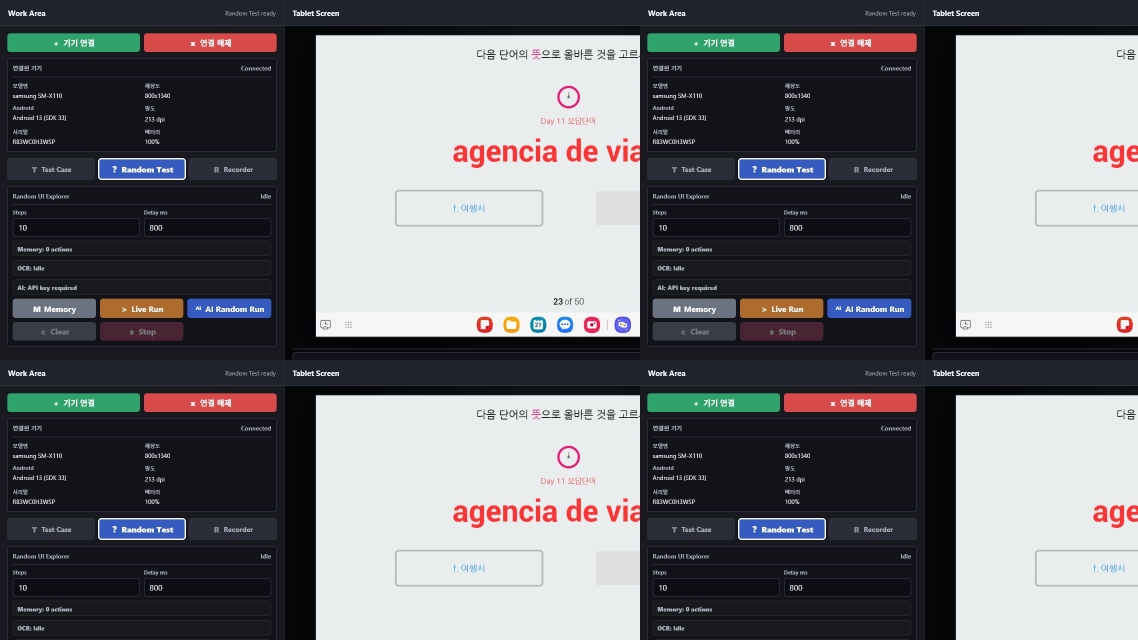
#> input picture ppt_assets/random-test-ui.png, 2275 x 1280 px (shown at 1/2 size)
$ python -i premium_check.py   (imports and definitions only)
#> lines starting #> are read from the running program, lines starting #| are printed output that depends on the picture; after the words box and inside, x2 and y2 are one past the last pixel; in counts of white or black regions, pixels touching at a corner belong together
#> further down, picture is the input picture: PIL image 2275x1280 RGB; mean R, G, B 108.6, 109.2, 113.5
import hashlib
import io
import re
import subprocess
import time
import xml.etree.ElementTree as ET
from pathlib import Path

from PIL import Image

PACKAGE = "com.weaversmind.tjp2"
FIELDS = ("tvCheckTermJp", "tvCheckTermKo", "tvCheckDescription")


class Unobservable(Exception):
    """No defensible device verdict for the requested screen."""


def nodes(root, rid):
    return [n for n in root.iter("node") if n.get("resource-id") == PACKAGE + ":id/" + rid]


# [31 lines left out: functions one, text_of, bounds, signature, not called in this run]


class Device:
    def __init__(self, serial):
        self.serial = serial
        self.last_capture = None

    # [254 lines left out: functions adb, version, read, tap, stage, check_text and 1 more, not called in this run]


def glyph_mask(im):
    gray = im.convert("L")
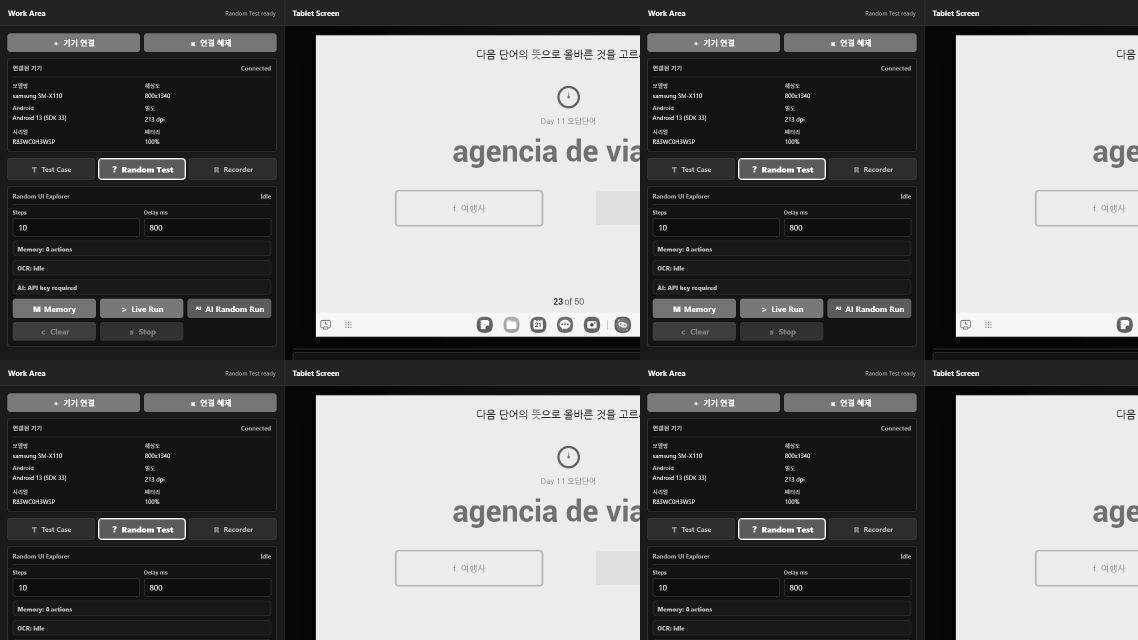
#> gray: PIL image 2275x1280 L (shown at 1/2 size); min 0, max 255, mean 109.5
    # Learner subtitles are white on a dark bubble; other speakers use dark ink.
    dark = sum(gray.histogram()[:128]) > gray.width*gray.height/2
#> dark = True
    mask = gray.point(lambda v: 255 if (v > 195 if dark else v < 170) else 0)
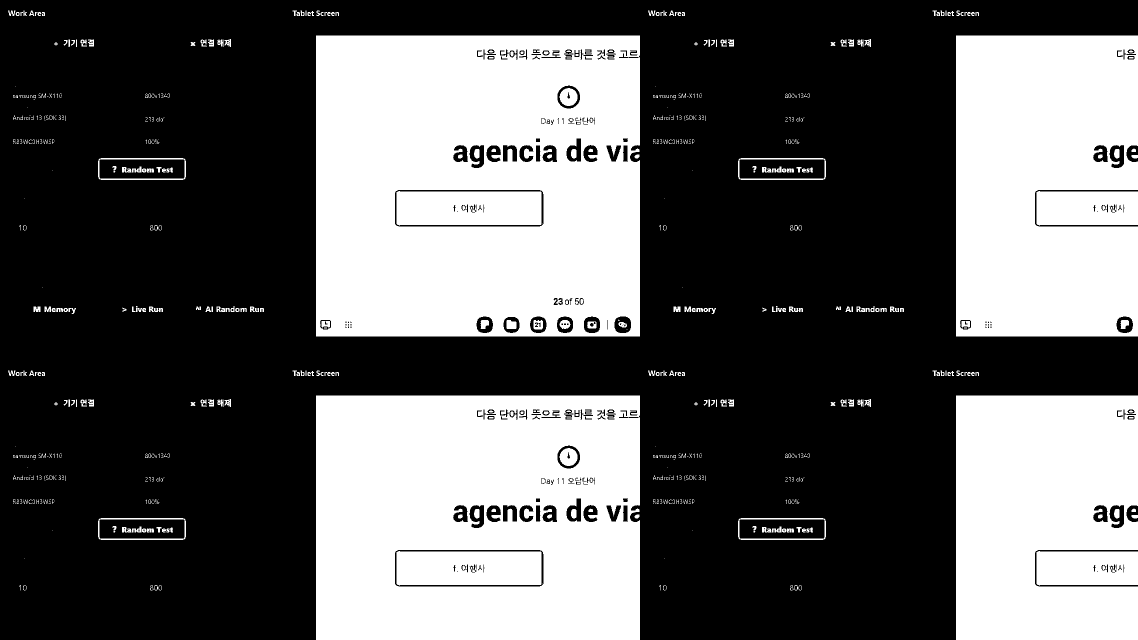
#> mask: PIL image 2275x1280 L (shown at 1/2 size); 37.3% white; 721 white regions (388 under 20 px), largest, box (x1, y1, x2, y2) and area: (632, 71, 1280, 673) 350355, (632, 791, 1280, 1280) 283357, (1912, 71, 2275, 673) 199530
    box = mask.getbbox()
#> box = (16, 21, 2275, 1280)
    if not box:
        raise Unobservable("일본어 표시 영역에 판독할 글자가 없습니다.")
    return mask.crop(box)
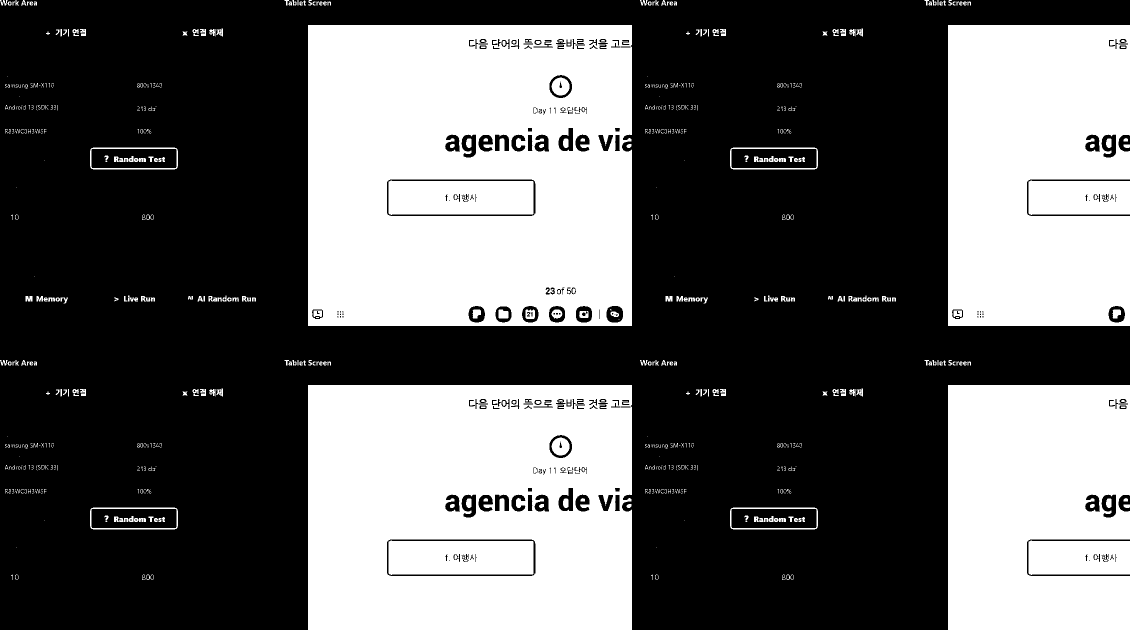
#> returned value: PIL image 2259x1259 L (shown at 1/2 size); 38.2% white; 721 white regions (388 under 20 px), largest, box (x1, y1, x2, y2) and area: (616, 50, 1264, 652) 350355, (616, 770, 1264, 1259) 283357, (1896, 50, 2259, 652) 199530


# [37 lines left out: function matches_lines, not called in this run]

>>> from PIL import Image
>>> picture = Image.open('../../../ppt_assets/random-test-ui.png')
>>> result = glyph_mask(picture)
